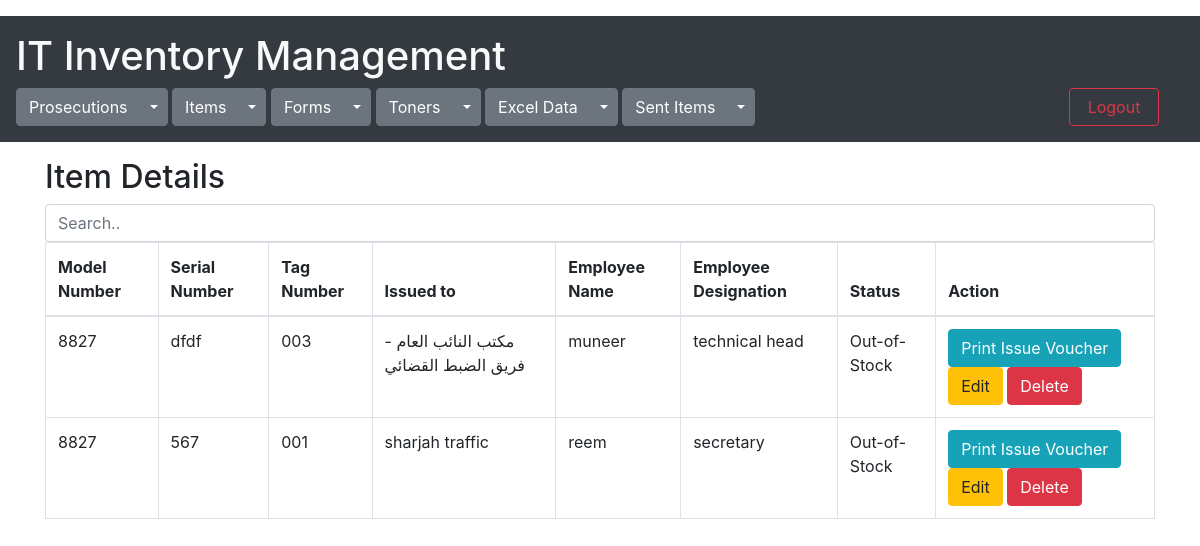
The app's page /items/view_items_details/2 (signed in) with its own data.
### items/models.py (models this page shows)
class ItemDetails(models.Model):
    STATUS = [
        ('In-Stock', 'In-Stock'),
        ('Out-of-Stock', 'Out-of-Stock'),
        ('issued-to', 'issued-to')
    ]
    serial_no = models.CharField(max_length=50,null=True)
    tag_no = models.CharField(max_length=50, null=True)
    rem_qty = models.IntegerField(default=0)
    status = models.CharField(max_length=30, default='In-stock', choices=STATUS)
    model_no=models.ForeignKey(Items,on_delete= models.CASCADE)
    issued_to =models.ForeignKey(Prosecutions,on_delete=models.CASCADE)
    employee_name=models.CharField(max_length=50,null=True)
    employee_designation = models.CharField(max_length=50, null=True)
    created = models.DateTimeField(default=datetime.now())

class Items(models.Model):
    model_no= models.CharField(max_length=30,null= True)
    description=models.CharField(max_length=50,null= True )
    total_qty=models.PositiveIntegerField(default=0,null=True)
    created = models.DateTimeField(default=datetime.now())

### prosecutions/models.py (models this page shows)
class Prosecutions(models.Model):
    name = models.CharField(max_length=255)
    location = models.CharField(max_length=30,default="none")
    created = models.DateTimeField(default=datetime.now())

### items/views.py (the view)
# urls.py: path('view_items_details/<int:id>', views.view_items_details, name='view_items_details'),
@cache_control(no_cache=True, must_revalidate=True,no_store=True)
@login_required(login_url="login")
def view_items_details(request, id):
    itemdetails = ItemDetails.objects.filter(model_no=id)
    return render(request, 'view_items_details.html', {"itemdetails": itemdetails})

### items/templates/view_items_details.html (shortened to what this page needs)
{% extends 'mainpage.html' %}
{% load static %}
{% block content %}
<div class="container">
  <h2>Item Details</h2>
  <input class="form-control" id="myInput" type="text" placeholder="Search..">
  <div class="table-responsive">
      <table class="table table-bordered">
          <thead>
          <tr>
              <th>Model Number</th>
              <th>Serial Number</th>
              <th>Tag Number</th>
              <th>Issued to</th>
              <th>Employee Name</th>
              <th>Employee Designation</th>
              <th>Status</th>
              <th>Action</th>
          </tr>
          </thead>
          <tbody id="myTable">
          {% for detail in itemdetails %}
          <tr>
              <td>{{detail.model_no.model_no}}</td>
              <td>{{detail.serial_no}}</td>
              <td>{{detail.tag_no}}</td>
              <td>{{detail.issued_to.name}}</td>
              <td>{{detail.employee_name}}</td>
              <td>{{detail.employee_designation}}</td>
              <td>{{detail.status}}</td>
              <td><a href="{% url 'print_issue_vouchers' detail.id %}" target="_blank" rel="noopener noreferrer" class="btn btn-info">Print Issue Voucher</a>
              <a href="{% url 'edit_item_details_form' detail.id %}" class="btn btn-warning ">Edit</a>
              <a class="btn btn-danger" data-toggle="modal" data-target="#delete-modal{{ detail.pk }}">Delete</a></td>
          </tr>
          {% endfor %}
          </tbody>
      </table>
    </div>
</div>
{% endblock %}

### records on screen
ItemDetails: model_no.model_no "8827", serial_no "dfdf", tag_no "003", issued_to.name "مكتب النائب العام - فريق الضبط القضائي", employee_name "muneer", employee_designation "technical head", status "Out-of-Stock"
ItemDetails: model_no.model_no "8827", serial_no "567", tag_no "001", issued_to.name "sharjah traffic", employee_name "reem", employee_designation "secretary", status "Out-of-Stock"
